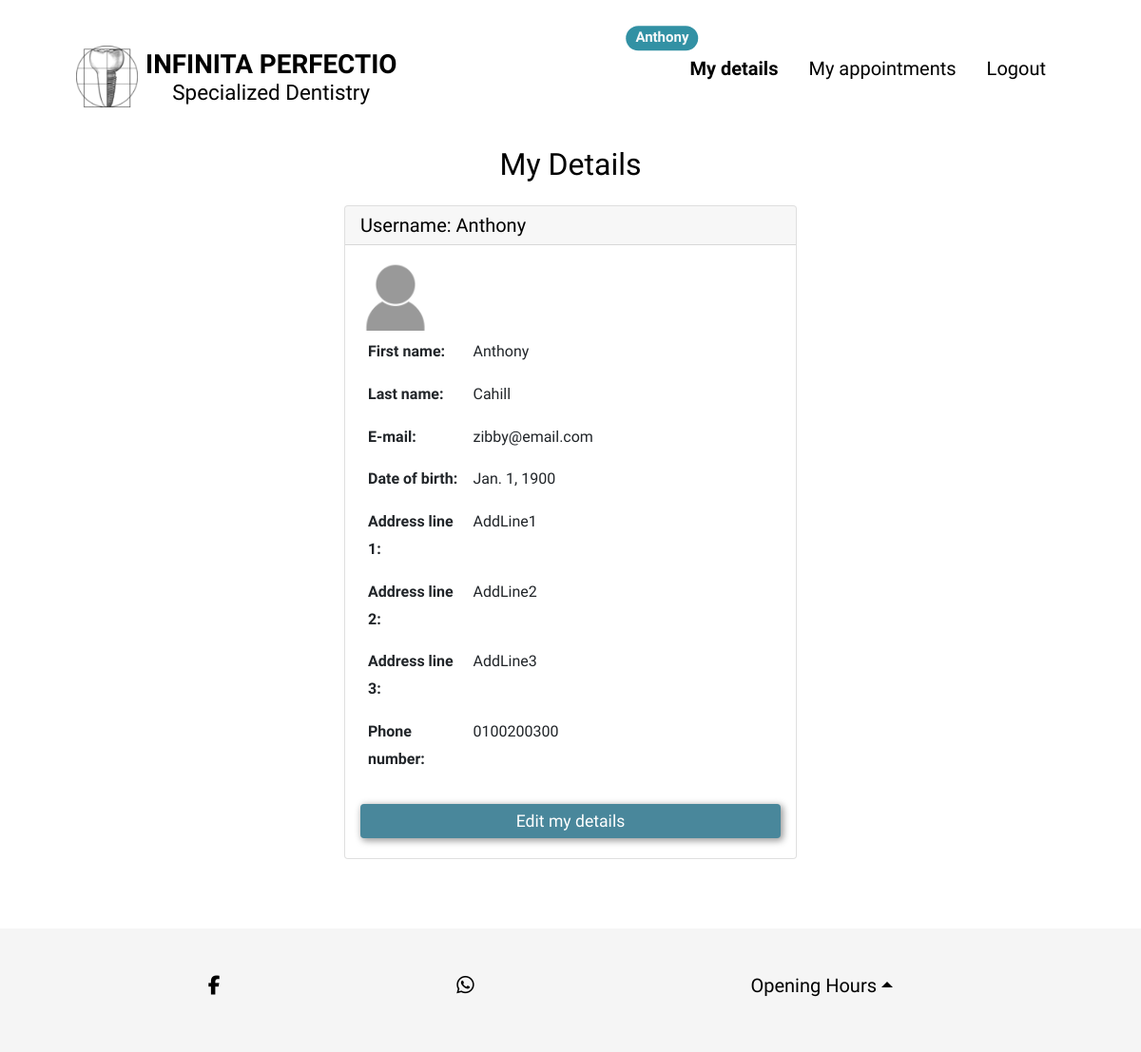
/patient/my_details/ (signed in), run on the app's committed database.
### patient/models.py (models this page shows, shortened)
class Patient(models.Model):
    user = models.OneToOneField(
        User,
        on_delete=models.CASCADE,
        related_name="patient"
    )
    date_of_birth = models.DateField()
    address_line_1 = models.CharField(max_length=100)
    address_line_2 = models.CharField(max_length=100)
    address_line_3 = models.CharField(max_length=100, blank=True)
    phone_number = models.CharField(max_length=15)
    updated_on = models.DateTimeField(auto_now=True)
    class Meta:
        ordering = ["user__last_name", "user__first_name"]

### patient/views.py (the view)
# urls.py: path('my_details/', views.my_details, name='my_details'),
@login_required
def my_details(request):
    patient = get_object_or_404(Patient, user=request.user)
    context = {'patient': patient}
    return render(request, 'patient/my_details.html', context)

### patient/templates/patient/my_details.html
{% extends "base.html" %}
{% load static %}
{% block content %}
<h2 class="text-center mb-4">My Details</h2>
<div class="container mb-5">
    <div class="row justify-content-center">
        <div class="col-9 col-md-6">
            <div class="card">
                <h5 class="card-header">Username: {{ patient.user }}</h5>
                <div class="card-body">
                    <div class="col-3 col-lg-2">
                        <img src="{% static 'images/nobody.jpg' %}" class="img-fluid" alt="user icon">
                      </div>
                    <table class="table table-borderless" >
                        <tr>
                            <th class="w-25">
                                First name:
                            </th>
                            <td class="text-break">
                                {{ patient.user.first_name }}
                            </td>
                        </tr>
                        <tr>
                            <th class="w-25">
                                Last name:
                            </th>
                            <td class="text-break">
                                {{ patient.user.last_name }}
                            </td>
                        </tr>
                        <tr>
                            <th class="w-25">
                                E-mail:
                            </th>
                            <td class="text-break">
                                {{ patient.user.email }}
                            </td>
                        </tr>
                        <tr>
                            <th class="w-25">
                                Date of birth:
                            </th>
                            <td class="text-break">
                                {{ patient.date_of_birth }}
                            </td>
                        </tr>
                        <tr>
                            <th class="w-25">
                                Address line 1:
                            </th>
                            <td class="text-break">
                                {{ patient.address_line_1 }}
                            </td>
                        </tr>
                        <tr>
                            <th class="w-25">
                                Address line 2:
                            </th>
                            <td class="text-break">
                                {{ patient.address_line_2 }}
                            </td>
                        </tr>
                        <tr>
                            <th class="w-25">
                                Address line 3:
                            </th>
                            <td class="text-break">
                                {{ patient.address_line_3 }}
                            </td>
                        </tr>
                        <tr>
                            <th class="w-25">
                                Phone number:
                            </th>
                            <td class="text-break">
                                {{ patient.phone_number }}
                            </td>
                        </tr>
                    </table>
                  <a href="{% url 'edit_my_details' %}" class="btn btn-primary mt-4">Edit my details</a>
                </div>
              </div>
        </div>
    </div>
</div>
{% endblock %}

### templates/base.html (shortened to what this page needs)
{% load static %}
{% url 'my_details' as my_details %}
{% url 'my_appointments' as my_appointments %}
{% url 'get_services' as get_services %}
<!DOCTYPE html>
<html lang="en">
<head>
    <link href="https://cdn.jsdelivr.net/npm/bootstrap@5.0.2/dist/css/bootstrap.min.css"
        rel="stylesheet"
>
    <link rel="stylesheet" href="{% static 'css/style.css' %}">
</head>
<body>
    <header>
        <div id="logo-area">
            <a href="{% url 'calendar_view' %}" aria-label="Open landing page">
                <img src="{% static 'images/infinita-perfectio-logo.webp' %}"
                    alt="Infinita Perfectio Logo - avigation to landing page">
                <div id="catchword">
                    <div id="infinita-perfectio">Infinita Perfectio</div>
                    <div id="specialized-dentistry">Specialized Dentistry</div>
                </div>
            </a>
        </div>
        <nav>
            <ul id="nav-wrapper">
                {% if user.is_authenticated %}
                {% if not request.user.is_superuser %}
                <li>
                    <a href="{% url 'my_details' %}" class="position-relative {% if request.path == my_details %}active{% endif %}" aria-label="Open my details page">My details
                        <span class="position-absolute bg-info text-light end-50 translate-middle badge rounded-pill">{{ user.username }}</span>
                    </a>
                </li>
                <li>
                    <a href="{% url 'my_appointments' %}" class="{% if request.path == my_appointments %}active{% endif %}" aria-label="Open my appointments page">My appointments</a>
                </li>
                {% endif %}
                <li>
                    <a href="{% url 'account_logout' %}" aria-label="Log off link">Logout</a>
                </li>
                {% endif %}
            </ul>
        </nav>
    </header>
    <main>
    {% block content %}{% endblock content %}
    </main>
    <footer>
        <ul id="footer-wrapper">
            <li>
                <a href="https://www.facebook.com/StomatologiaSpecjalistycznaPawelZimny/" target="_blank" rel="noopener"
                    aria-label="Visit our Facebook page (opens in a new tab)">
                    <i class="fa-brands fa-facebook-f"></i>
                </a>
            </li>
            <li>
                <a href="https://wa.me/+353860739220" target="_blank" rel="noopener" aria-label="Chat on WhatsApp">
                    <i class="fa-brands fa-whatsapp fa-shake"></i>
                </a>
            </li>
            <li>
                <div class="container" id="openingHours">
                    <div class="btn-group dropup">
                        <a href="#" class="btn btn-link fs-5 dropdown-toggle" data-bs-toggle="dropdown" aria-expanded="false" aria-label="Opening hours link">Opening Hours</a>
                    </div>
                </div>
            </li>
        </ul>
    </footer>
</body>
</html>

### static/css/style.css (style rules this page uses)
* { padding: 0; margin: 0; box-sizing: border-box; }
body { min-height: 100vh; display: flex; flex-direction: column; font-family: 'Plus Jakarta Sans', sans-serif; color: #000000; list-style-position: inside; line-height: normal; }
header { padding: 20px 15px; position: fixed; width: 100%; z-index: 99; display: flex; justify-content: space-between; align-items: center; background-color: #FFFFFF; }
header a, header a:visited { text-decoration: none; color: inherit; }
#logo-area>a>img { height: 48px; }
#logo-area a { display: flex; align-items: center; gap: 0.5rem; }
#catchword { display: flex; flex-direction: column; align-items: center; font-size: 0.85rem; }
#infinita-perfectio, #specialized-dentistry { font-family: 'Anek Latin', sans-serif; font-size: 0.9rem; }
#infinita-perfectio { text-transform: uppercase; font-size: 1.24rem; font-weight: bold; }
header>nav { line-height: 2.2rem; font-size: 1rem; text-align: right; position: absolute; width: 75%; top: 100%; right: 0; padding: 20px; display: none; background-color: #FFFFFF; }
header>nav>ul { list-style-type: none; }
main { margin-top: 88px; flex-grow: 1; padding: 5px; line-height: 1.8; }
.btn { border: none; display: block; padding: 5px 30px; font-size: 1.1rem; margin: 5px auto; min-width: 90%; }
.btn-primary, .btn-primary:disabled { background-color: rgb(73, 135, 155); box-shadow: 2px 2px 7px 1px #9e9e9e; color: white; }
.bg-info { background-color: #3291a4 !important; }
#footer-wrapper { font-family: 'Anek Latin', sans-serif; margin: 15px 0 0; padding: 35px 0 45px; list-style-type: none; display: flex; flex-direction: column; gap: 30px; align-items: center; font-size: 16px; background-color: #F5F5F5; }
#footer-wrapper a { color: inherit; text-decoration: none; }
#footer-wrapper li:nth-child(2) { font-size: 18px; }
#footer-wrapper li:nth-child(3) { font-size: 21px; }
@media screen and (min-width: 768px) { header { padding: 30px 40px; } }
@media screen and (min-width: 768px) { header>nav { font-size: 1.6rem; line-height: 4rem; } }
@media screen and (min-width: 768px) { #logo-area>a>img { height: 65px; } }
@media screen and (min-width: 768px) { #specialized-dentistry { font-size: 1.4rem; } }
@media screen and (min-width: 768px) { #infinita-perfectio { font-size: 1.74rem; } }
@media screen and (min-width: 768px) { main { margin-top: 125px; padding: 10px 25px; } }
@media screen and (min-width: 768px) { #footer-wrapper { font-size: 19px; flex-direction: row; justify-content: space-evenly; } }
@media screen and (min-width: 768px) { #footer-wrapper>li:nth-child(2) { font-size: 21px; } }
@media screen and (min-width: 768px) { #footer-wrapper>li:nth-child(3) { font-size: 24px; } }
@media screen and (min-width: 1200px) { header { padding: 20px 80px; } }
@media screen and (min-width: 1200px) { #logo-area>a>img { height: 65px; } }
@media screen and (min-width: 1200px) { header nav { display: block; position: relative; width: fit-content; font-size: 1.25rem; } }
@media screen and (min-width: 1200px) { #nav-wrapper { display: flex; gap: 2rem; } }
@media screen and (min-width: 1200px) { .active { font-weight: 700; } }
@media screen and (min-width: 1200px) { main { margin-top: 144px; padding: 10px 100px; } }
#footer-wrapper { font-size: 20px; }

### data on the page
Patient: user "Anthony", user.first_name "Anthony", user.last_name "Cahill", user.email "zibby@email.com", date_of_birth "Jan. 1, 1900", address_line_1 "AddLine1", address_line_2 "AddLine2", address_line_3 "AddLine3", phone_number "0100200300"

### other printed values
{{ user.username }} "Anthony"
